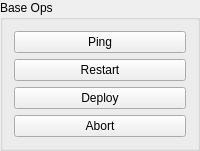
             <widget class="QGroupBox" name="baseOpsGroupBox">
              <property name="font">
               <font>
                <weight>50</weight>
                <bold>false</bold>
               </font>
              </property>
              <property name="autoFillBackground">
               <bool>false</bool>
              </property>
              <property name="title">
               <string>Base Ops</string>
              </property>
              <property name="flat">
               <bool>false</bool>
              </property>
              <property name="checkable">
               <bool>false</bool>
              </property>
              <layout class="QGridLayout" name="gridLayout_3">
               <item row="8" column="0">
                <widget class="QPushButton" name="SatelliteControls_BaseOps_Abort_Button">
                 <property name="text">
                  <string>Abort</string>
                 </property>
                </widget>
               </item>
               <item row="6" column="0">
                <widget class="QPushButton" name="SatelliteControls_BaseOps_Restart_Button">
                 <property name="text">
                  <string>Restart</string>
                 </property>
                </widget>
               </item>
               <item row="7" column="0">
                <widget class="QPushButton" name="SatelliteControls_BaseOps_Deploy_Button">
                 <property name="text">
                  <string>Deploy</string>
                 </property>
                </widget>
               </item>
               <item row="5" column="0">
                <widget class="QPushButton" name="SatelliteControls_BaseOps_Ping_Button">
                 <property name="text">
                  <string>Ping</string>
                 </property>
                </widget>
               </item>
              </layout>
             </widget>
